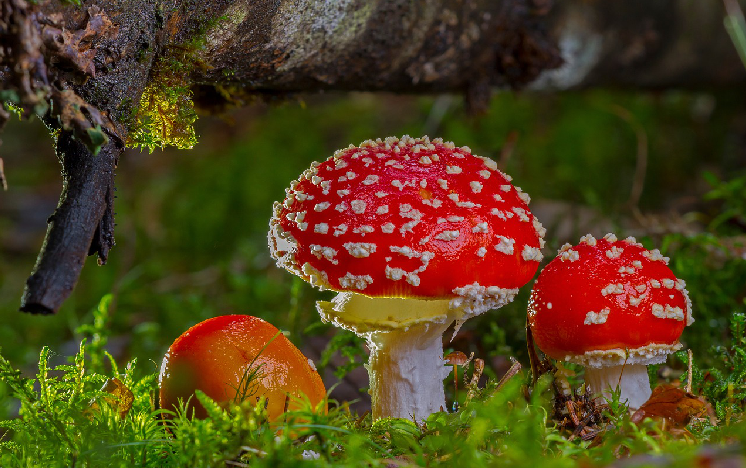
#> input picture Ass2/Submission_HARNEET_SINGH_400110275_COMPENG4TN4/Impl_4/img4.png, 746 x 468 px
$ python Impl4_3_a.py
#> lines starting #> are read from the running program, lines starting #| are printed output that depends on the picture
import cv2
import numpy as np
from matplotlib import pyplot as plt

img4 = cv2.imread('img4.png')
#> img4 is the input picture: shape (468, 746, 3); mean B, G, R 27.3, 63.5, 82
# cv2.imshow("original", img4)

b, g, r = cv2.split(img4)
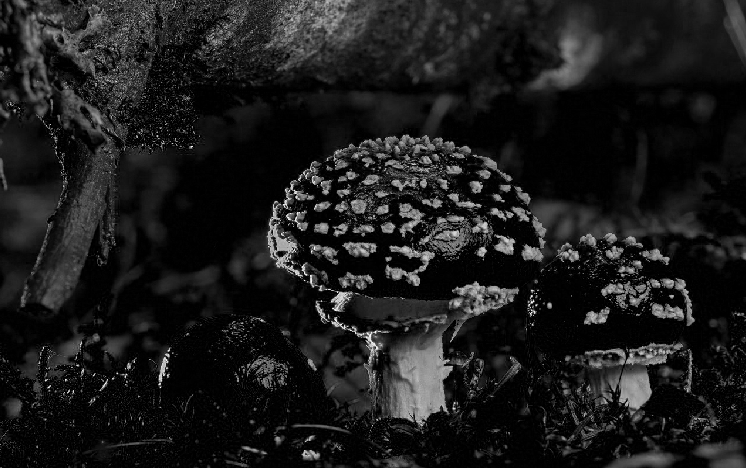
#> b: shape (468, 746); min 0, max 255, mean 27.3
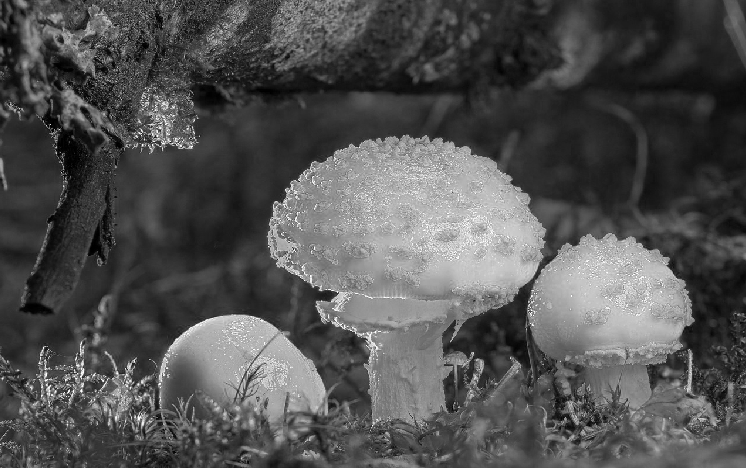
#> r: shape (468, 746); min 0, max 255, mean 82

claheObject = cv2.createCLAHE(clipLimit = 3.0, tileGridSize = (8,8))
bEqualized = claheObject.apply(b)
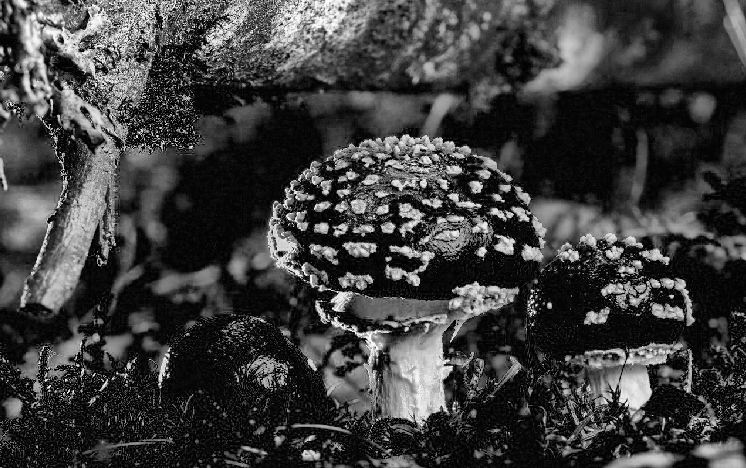
#> bEqualized: shape (468, 746); min 2, max 255, mean 61.8
gEqualized = claheObject.apply(g)
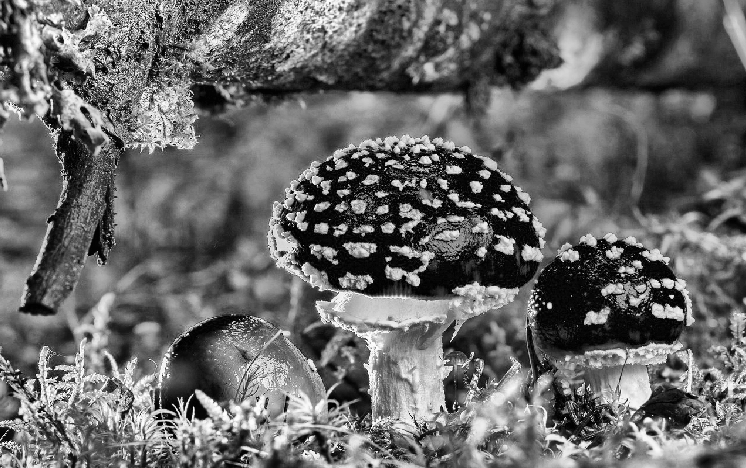
#> gEqualized: shape (468, 746); min 0, max 255, mean 104.2
rEqualized = claheObject.apply(r)
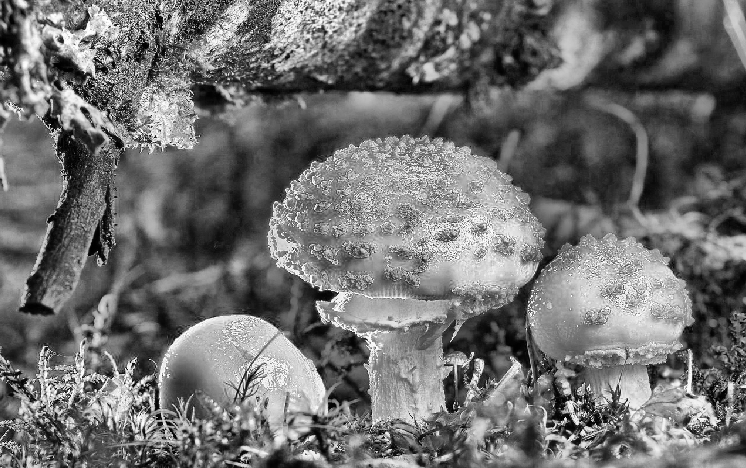
#> rEqualized: shape (468, 746); min 0, max 255, mean 111.5

mergedImg = cv2.merge((bEqualized, gEqualized, rEqualized))
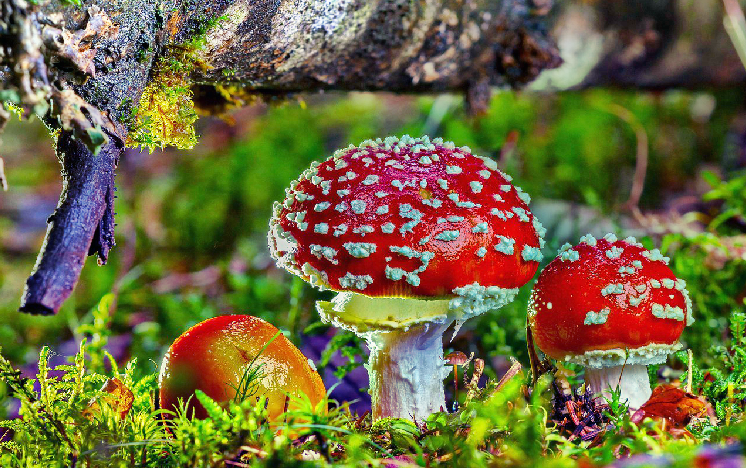
#> mergedImg: shape (468, 746, 3); mean B, G, R 61.8, 104.2, 111.5
cv2.imshow("Equalized Image", mergedImg)

if cv2.waitKey(0) == ord('s'):
#> (key Esc is pressed here)
    cv2.imwrite("Impl4_3_a_Equalized.png", mergedImg)
    cv2.destroyAllWindows()
else:
    cv2.destroyAllWindows()

plt.subplot(321), plt.hist(b.ravel(), 256, color='blue')
plt.title(f'Blue Hist'), plt.xticks([]), plt.yticks([])
plt.subplot(323), plt.hist(g.ravel(), 256, color='green')
plt.title(f'Green Hist'), plt.xticks([]), plt.yticks([])
plt.subplot(325), plt.hist(r.ravel(), 256, color='red')
plt.title(f'Red Hist'), plt.xticks([]), plt.yticks([])

plt.subplot(322), plt.hist(bEqualized.ravel(), 256, color='blue')
plt.title(f'Blue Equalized'), plt.xticks([]), plt.yticks([])
plt.subplot(324), plt.hist(gEqualized.ravel(), 256, color='green')
plt.title(f'Green Equalized'), plt.xticks([]), plt.yticks([])
plt.subplot(326), plt.hist(rEqualized.ravel(), 256, color='red')
plt.title(f'Red Equalized'), plt.xticks([]), plt.yticks([])
plt.show()
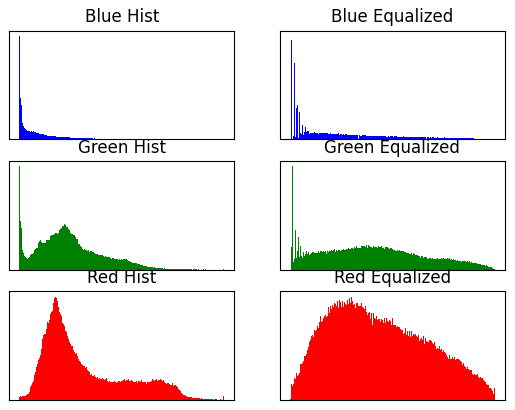
#> figure drawn by matplotlib, 6 panels

$ run again, with Ass2/Submission_HARNEET_SINGH_400110275_COMPENG4TN4/Impl_4/impl4_1_code.png copied over Ass2/Submission_HARNEET_SINGH_400110275_COMPENG4TN4/Impl_4/img4.png
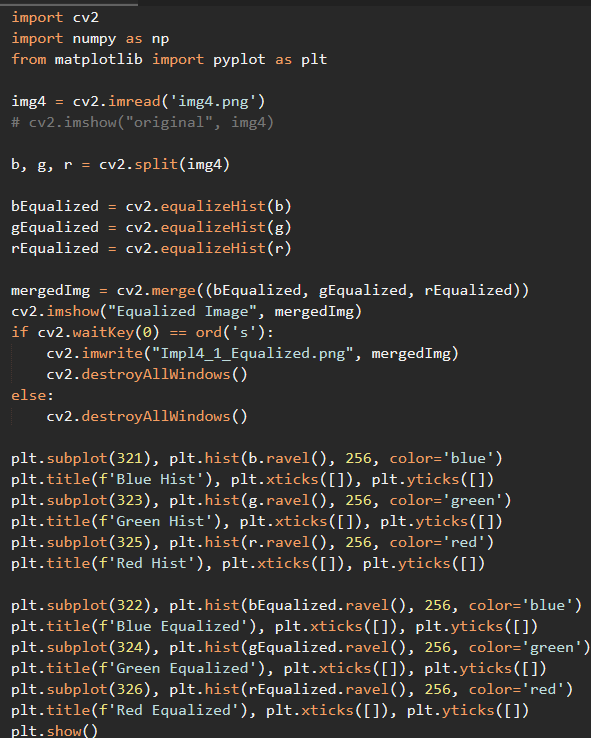
#> input picture Ass2/Submission_HARNEET_SINGH_400110275_COMPENG4TN4/Impl_4/impl4_1_code.png, 591 x 738 px
#> img4 is the input picture: shape (738, 591, 3); mean B, G, R 48.5, 50.1, 51.8
#> `b, g, r = cv2.split(img4)`:
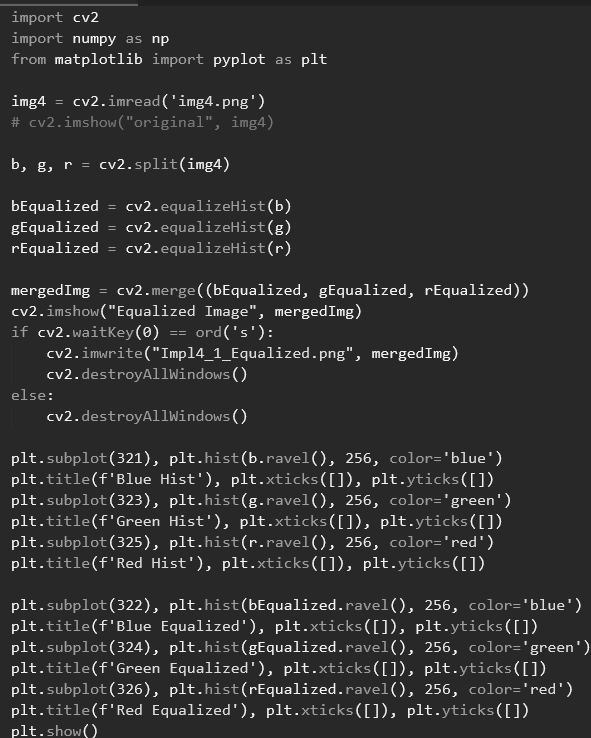
#> g: shape (738, 591); min 33, max 241, mean 50.1
#> `b, g, r = cv2.split(img4)`:
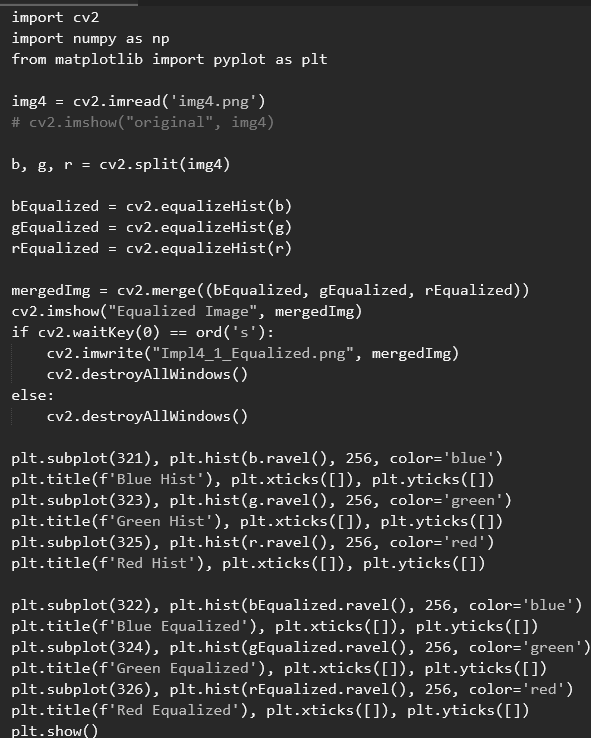
#> r: shape (738, 591); min 33, max 244, mean 51.8

$ run again, with Ass2/Submission_HARNEET_SINGH_400110275_COMPENG4TN4/Impl_4/impl4_2_code.png copied over Ass2/Submission_HARNEET_SINGH_400110275_COMPENG4TN4/Impl_4/img4.png
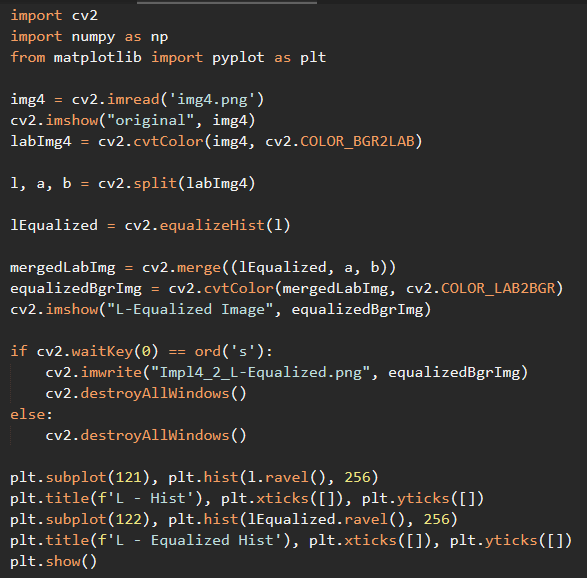
#> input picture Ass2/Submission_HARNEET_SINGH_400110275_COMPENG4TN4/Impl_4/impl4_2_code.png, 587 x 578 px
#> img4 is the input picture: shape (578, 587, 3); mean B, G, R 47.2, 48.4, 49.9
#> `b, g, r = cv2.split(img4)`:
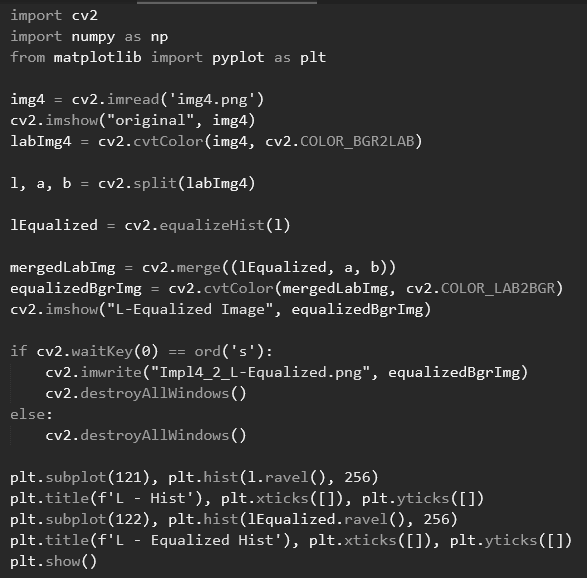
#> g: shape (578, 587); min 33, max 241, mean 48.4
#> `b, g, r = cv2.split(img4)`:
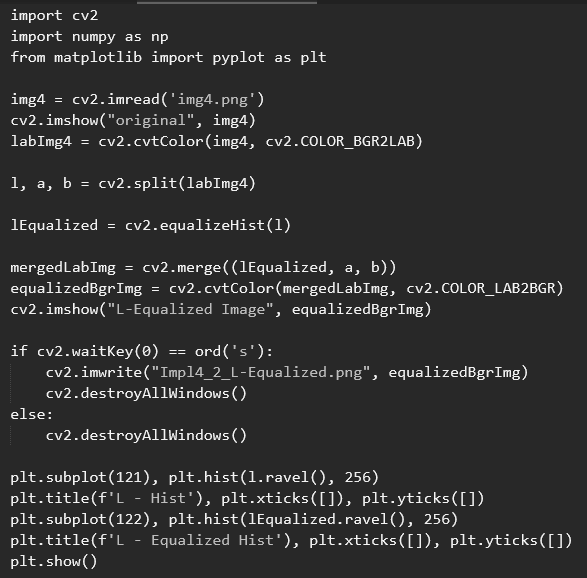
#> r: shape (578, 587); min 33, max 244, mean 49.9

$ run again, with Ass2/Submission_HARNEET_SINGH_400110275_COMPENG4TN4/Impl_4/impl4_3_a_code.png copied over Ass2/Submission_HARNEET_SINGH_400110275_COMPENG4TN4/Impl_4/img4.png
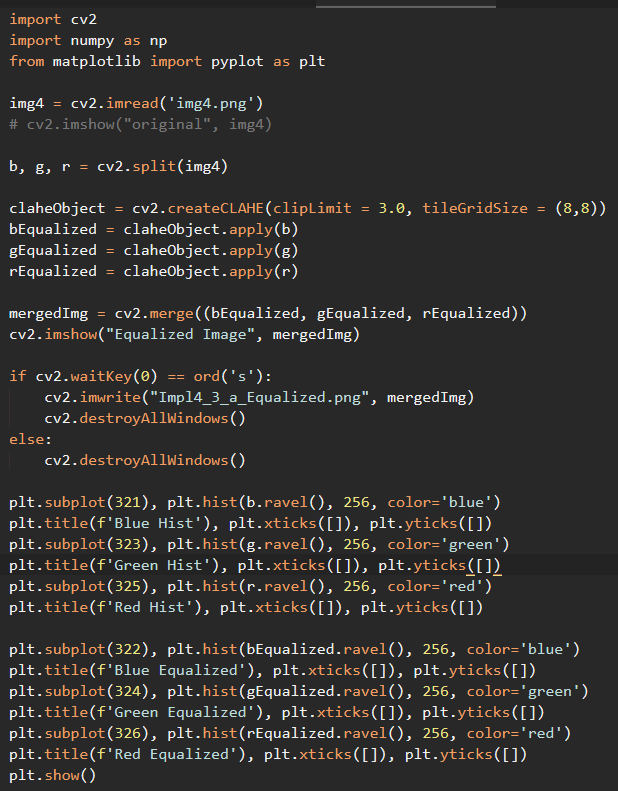
#> input picture Ass2/Submission_HARNEET_SINGH_400110275_COMPENG4TN4/Impl_4/impl4_3_a_code.png, 618 x 791 px
#> img4 is the input picture: shape (791, 618, 3); mean B, G, R 48, 49.5, 51.1
#> `b, g, r = cv2.split(img4)`:
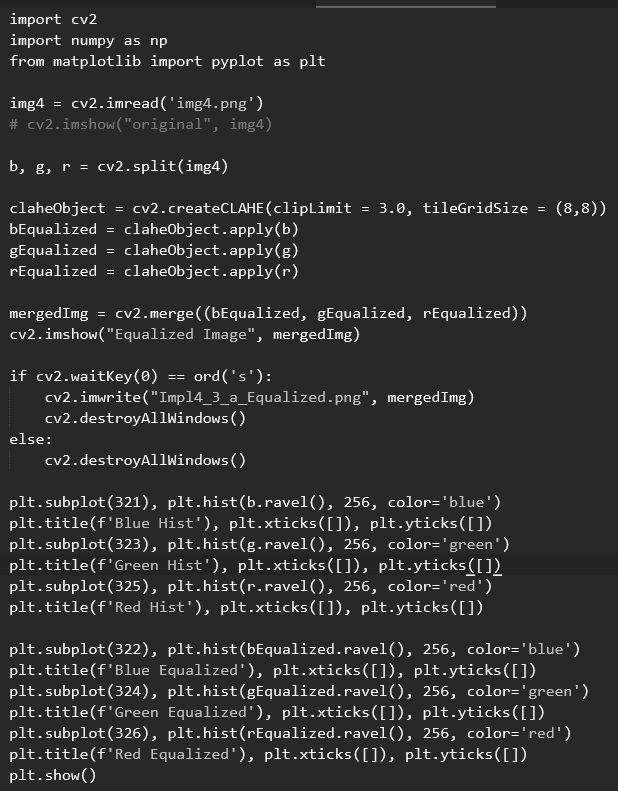
#> r: shape (791, 618); min 33, max 244, mean 51.1
